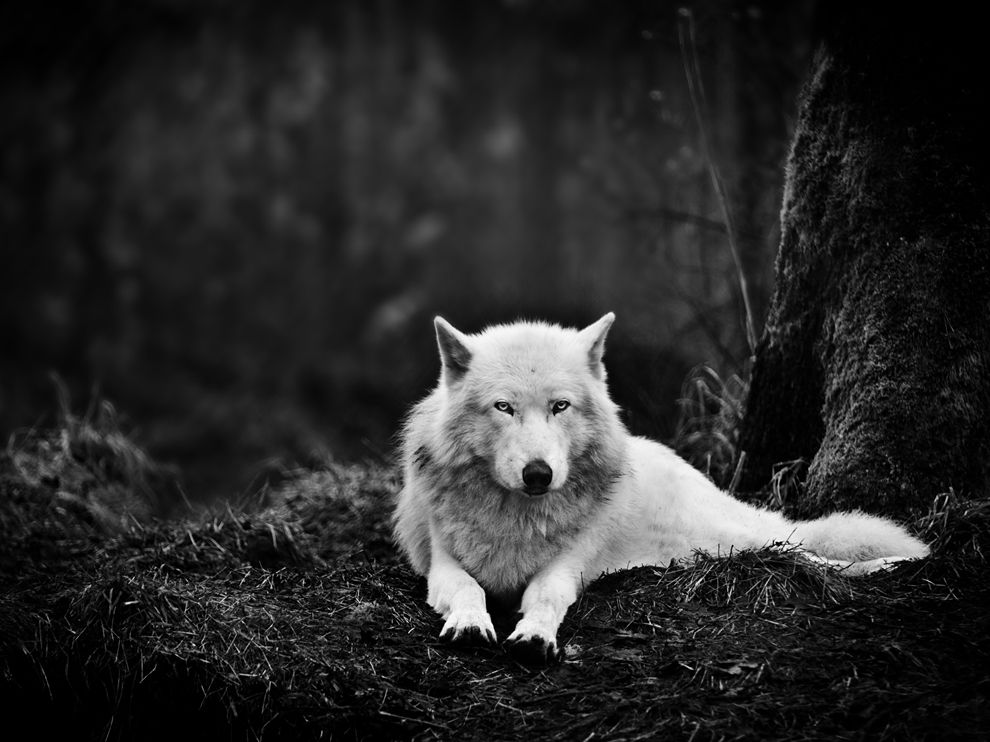
#> input picture Image Processing/Object Detection/find_contours/wolf.jpg, 990 x 742 px
$ python main.py
#> lines starting #> are read from the running program, lines starting #| are printed output that depends on the picture; after the words box and inside, x2 and y2 are one past the last pixel; in counts of white or black regions, pixels touching at a corner belong together
import cv2
import numpy as np


def findContours(image, mode, method):
    image = image.astype(np.uint8)

    contours = []
    visited = np.zeros_like(image, dtype=bool)

    def trace_contour(start_point):
        contour = []
        current_point = start_point
        direction = [(-1, 0), (0, -1), (1, 0), (0, 1)]
        direction_idx = 0

        while True:
            for i in range(4):
                next_direction = (direction_idx + i) % 4
                dy, dx = direction[next_direction]
                next_point = (current_point[0] + dy, current_point[1] + dx)

                if (0 <= next_point[0] < image.shape[0] and
                    0 <= next_point[1] < image.shape[1] and
                    image[next_point] == 255 and not visited[next_point]):

                    contour.append(next_point)
                    visited[next_point] = True
                    current_point = next_point
                    direction_idx = next_direction
                    break
            else:
                break

        return contour

    for y in range(image.shape[0]):
        for x in range(image.shape[1]):
            if image[y, x] == 255 and not visited[(y, x)]:
                visited[(y, x)] = True
                contour = trace_contour((y, x))
                if contour:
                    contours.append(np.array(contour))


    hierarchy = np.array([])
    return contours, hierarchy

if __name__ == "__main__":
    image = cv2.imread('wolf.jpg', cv2.IMREAD_GRAYSCALE)
#> image is the input picture: shape (742, 990); min 0, max 255, mean 41.2

    _, binary_image = cv2.threshold(image, 127, 255, cv2.THRESH_BINARY)
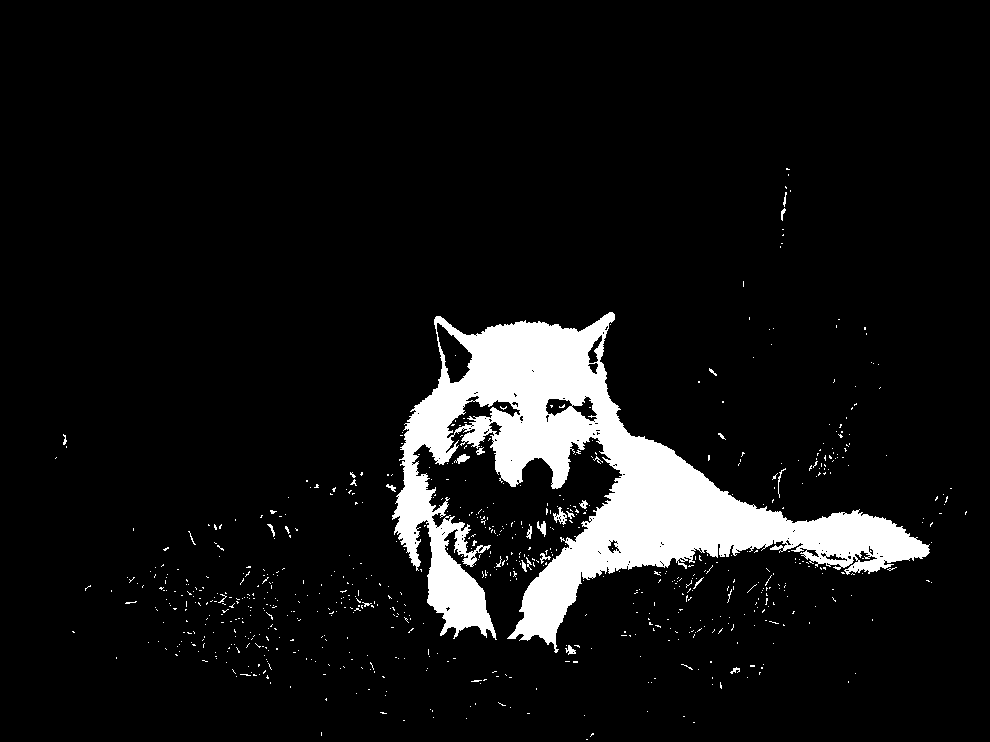
#> binary_image: shape (742, 990); 7.9% white; 745 white regions (717 under 20 px), largest, box (x1, y1, x2, y2) and area: (392, 312, 930, 653) 55054, (553, 507, 567, 525) 113, (537, 521, 546, 537) 79

    contours, _ = findContours(binary_image, mode=cv2.RETR_EXTERNAL, method=cv2.CHAIN_APPROX_SIMPLE)
#> contours = 1739 items

    result_image = cv2.cvtColor(binary_image, cv2.COLOR_GRAY2BGR)
    for contour in contours:
        for point in contour:
            cv2.circle(result_image, (point[1], point[0]), 1, (0, 0, 255), -1)
#> this loop made 1739 passes
#> contour on passes 1 to 3: [[169, 786], [169, 787], [169, 788], [169, 789]], [[175, 788]], [[187, 785], [187, 786], [188, 786]]
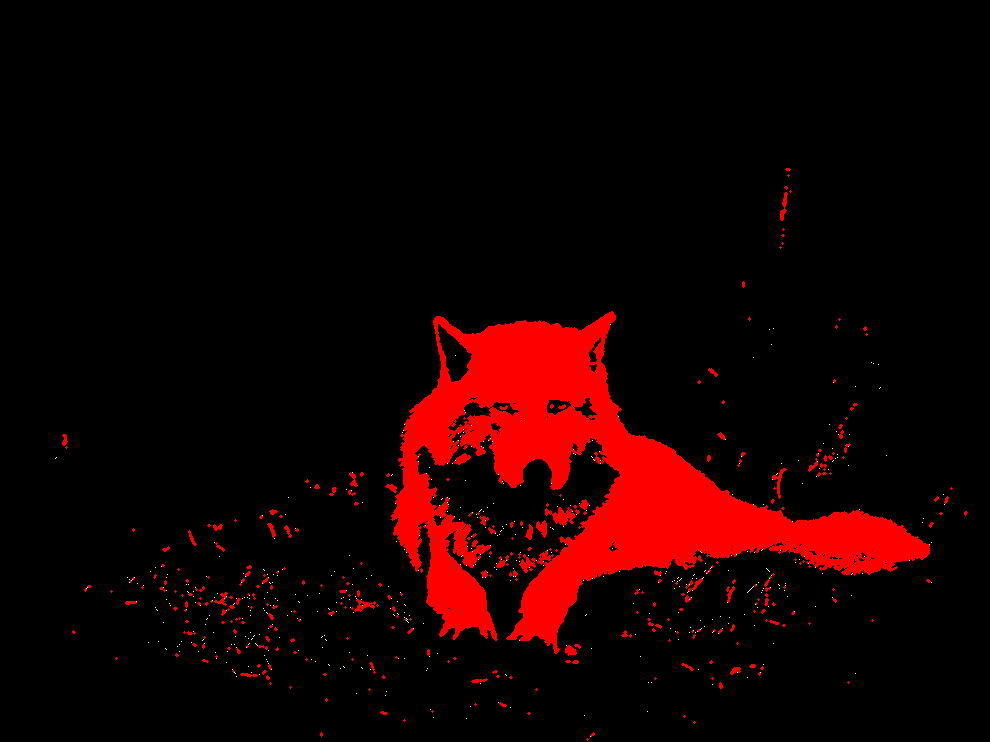
#> result_image: shape (742, 990, 3); mean B, G, R 0.2, 0.2, 22.7

    cv2.imwrite('Contours.jpg', result_image)
